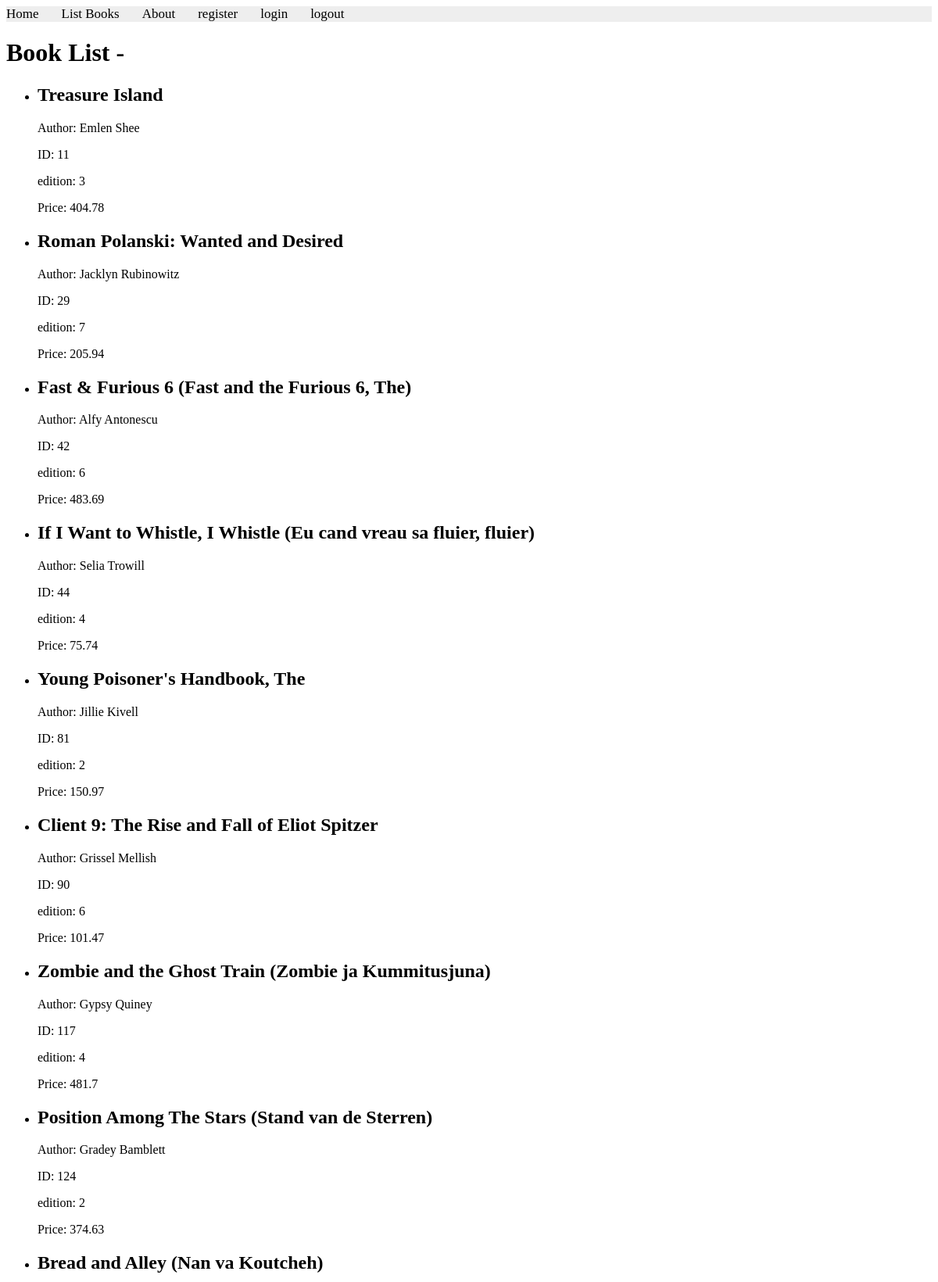
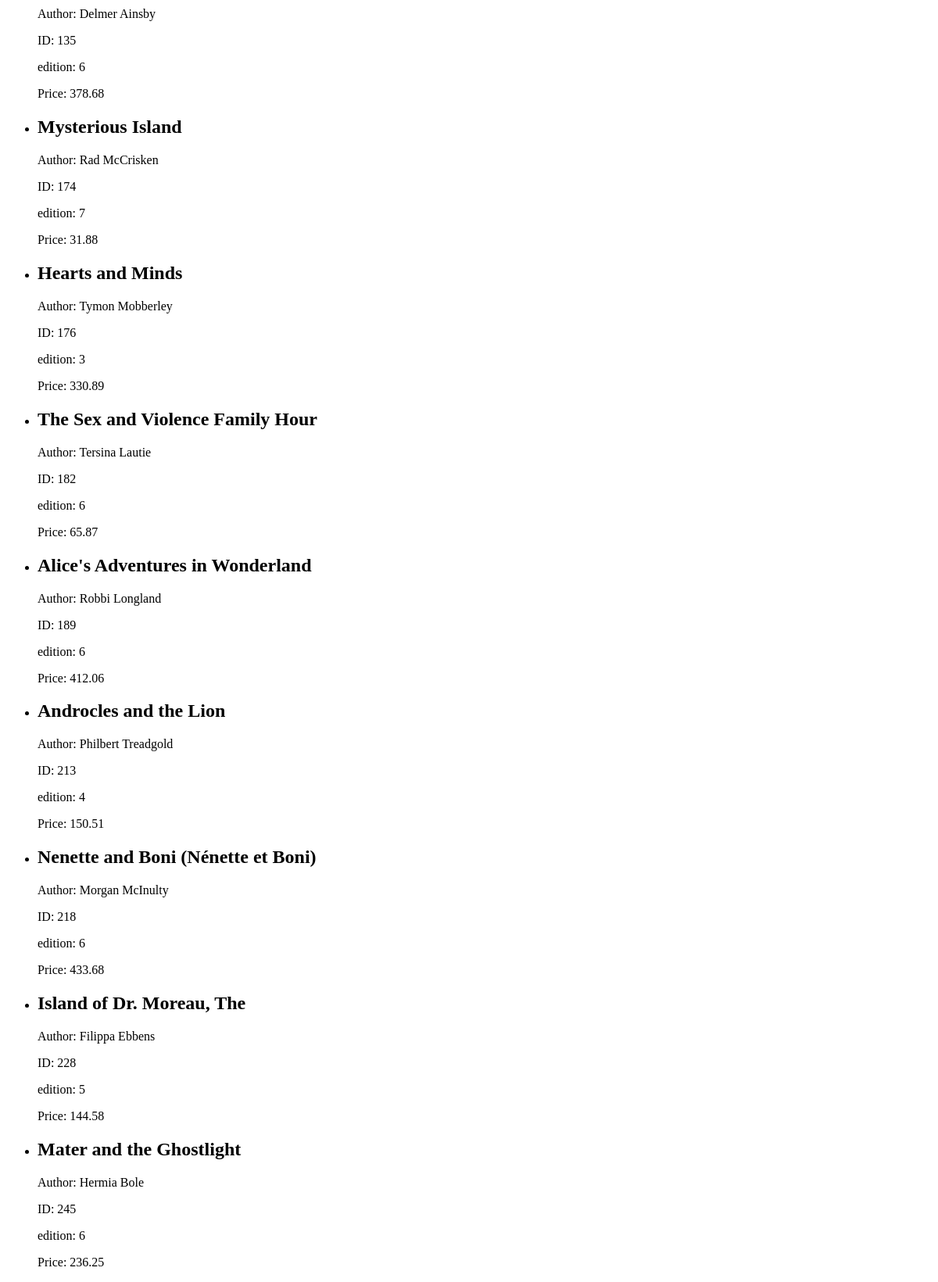
/books/simple/query/, run on the app's committed database (2 pictures, top to bottom).
### apps/bookmodule/models.py (models this page shows)
class Book(models.Model):
    title = models.CharField(max_length = 50)
    author = models.CharField(max_length = 50)
    price = models.FloatField(default = 0.0)
    edition = models.SmallIntegerField(default = 1)

### apps/bookmodule/views.py (the view)
# urls.py: path('simple/query/',views.simple_query, name="books.simple_query"),
def simple_query(request):
    mybooks=Book.objects.filter(title__icontains='and')
    return render(request,'bookmodule/bookList.html', {"books":mybooks})

### apps/templates/bookmodule/bookList.html (shortened to what this page needs)
<html lang="en">
<head>
{% extends "layouts/base.html" %}
{% load static %}
{% block content %}
    <h1>Book List - {{title}}</h1>
    {% if books %}
        <ul>
        {% for book in books %}
            <li>
                <h2>{{ book.title }}</h2>
                <p>Author: {{ book.author }}</p>
                <p>ID: {{ book.id }}</p>
                <p>edition: {{book.edition}}</p>
                <p>Price: {{book.price}}</p>
            </li>
        {% endfor %}
        </ul>
    {% else %}
        <p>No books found.</p>
    {% endif %}
{% endblock content %}

### data on the page
Book: title "Treasure Island", author "Emlen Shee", id "11", edition "3", price "404.78"
Book: title "Roman Polanski: Wanted and Desired", author "Jacklyn Rubinowitz", id "29", edition "7", price "205.94"
Book: title "Fast & Furious 6 (Fast and the Furious 6, The)", author "Alfy Antonescu", id "42", edition "6", price "483.69"
Book: title "If I Want to Whistle, I Whistle (Eu cand vreau sa fluier, fluier)", author "Selia Trowill", id "44", edition "4", price "75.74"
Book: title "Young Poisoner's Handbook, The", author "Jillie Kivell", id "81", edition "2", price "150.97"
Book: title "Client 9: The Rise and Fall of Eliot Spitzer", author "Grissel Mellish", id "90", edition "6", price "101.47"
Book: title "Zombie and the Ghost Train (Zombie ja Kummitusjuna)", author "Gypsy Quiney", id "117", edition "4", price "481.7"
Book: title "Position Among The Stars (Stand van de Sterren)", author "Gradey Bamblett", id "124", edition "2", price "374.63"
Book: title "Bread and Alley (Nan va Koutcheh)", author "Delmer Ainsby", id "135", edition "6", price "378.68"
Book: title "Mysterious Island", author "Rad McCrisken", id "174", edition "7", price "31.88"
Book: title "Hearts and Minds", author "Tymon Mobberley", id "176", edition "3", price "330.89"
Book: title "The Sex and Violence Family Hour", author "Tersina Lautie", id "182", edition "6", price "65.87"
Book: title "Alice's Adventures in Wonderland", author "Robbi Longland", id "189", edition "6", price "412.06"
Book: title "Androcles and the Lion", author "Philbert Treadgold", id "213", edition "4", price "150.51"
Book: title "Nenette and Boni (Nénette et Boni)", author "Morgan McInulty", id "218", edition "6", price "433.68"
Book: title "Island of Dr. Moreau, The", author "Filippa Ebbens", id "228", edition "5", price "144.58"
Book: title "Mater and the Ghostlight", author "Hermia Bole", id "245", edition "6", price "236.25"
